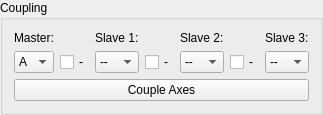
    <widget class="QGroupBox" name="groupBox_5">
     <property name="sizePolicy">
      <sizepolicy hsizetype="Preferred" vsizetype="Maximum">
       <horstretch>0</horstretch>
       <verstretch>0</verstretch>
      </sizepolicy>
     </property>
     <property name="title">
      <string>Coupling</string>
     </property>
     <layout class="QGridLayout" name="gridLayout_10">
      <item row="0" column="0">
       <layout class="QGridLayout" name="gridLayout_9">
        <item row="1" column="4">
         <widget class="QComboBox" name="cmb_slave_2">
          <item>
           <property name="text">
            <string>--</string>
           </property>
          </item>
          <item>
           <property name="text">
            <string>A</string>
           </property>
          </item>
          <item>
           <property name="text">
            <string>B</string>
           </property>
          </item>
          <item>
           <property name="text">
            <string>C</string>
           </property>
          </item>
          <item>
           <property name="text">
            <string>D</string>
           </property>
          </item>
         </widget>
        </item>
        <item row="0" column="4">
         <widget class="QLabel" name="label_7">
          <property name="sizePolicy">
           <sizepolicy hsizetype="Preferred" vsizetype="Maximum">
            <horstretch>0</horstretch>
            <verstretch>0</verstretch>
           </sizepolicy>
          </property>
          <property name="text">
           <string>Slave 2:</string>
          </property>
         </widget>
        </item>
        <item row="0" column="6">
         <widget class="QLabel" name="label_8">
          <property name="sizePolicy">
           <sizepolicy hsizetype="Preferred" vsizetype="Maximum">
            <horstretch>0</horstretch>
            <verstretch>0</verstretch>
           </sizepolicy>
          </property>
          <property name="text">
           <string>Slave 3:</string>
          </property>
         </widget>
        </item>
        <item row="1" column="1">
         <widget class="QCheckBox" name="chb_invert_slv1">
          <property name="sizePolicy">
           <sizepolicy hsizetype="Maximum" vsizetype="Fixed">
            <horstretch>0</horstretch>
            <verstretch>0</verstretch>
           </sizepolicy>
          </property>
          <property name="text">
           <string>-</string>
          </property>
         </widget>
        </item>
        <item row="1" column="3">
         <widget class="QCheckBox" name="chb_invert_slv2">
          <property name="sizePolicy">
           <sizepolicy hsizetype="Maximum" vsizetype="Fixed">
            <horstretch>0</horstretch>
            <verstretch>0</verstretch>
           </sizepolicy>
          </property>
          <property name="text">
           <string>-</string>
          </property>
         </widget>
        </item>
        <item row="1" column="0">
         <widget class="QComboBox" name="cmb_master">
          <item>
           <property name="text">
            <string>A</string>
           </property>
          </item>
          <item>
           <property name="text">
            <string>B</string>
           </property>
          </item>
          <item>
           <property name="text">
            <string>C</string>
           </property>
          </item>
          <item>
           <property name="text">
            <string>D</string>
           </property>
          </item>
         </widget>
        </item>
        <item row="1" column="2">
         <widget class="QComboBox" name="cmb_slave_1">
          <item>
           <property name="text">
            <string>--</string>
           </property>
          </item>
          <item>
           <property name="text">
            <string>A</string>
           </property>
          </item>
          <item>
           <property name="text">
            <string>B</string>
           </property>
          </item>
          <item>
           <property name="text">
            <string>C</string>
           </property>
          </item>
          <item>
           <property name="text">
            <string>D</string>
           </property>
          </item>
         </widget>
        </item>
        <item row="0" column="2">
         <widget class="QLabel" name="label_6">
          <property name="sizePolicy">
           <sizepolicy hsizetype="Preferred" vsizetype="Maximum">
            <horstretch>0</horstretch>
            <verstretch>0</verstretch>
           </sizepolicy>
          </property>
          <property name="text">
           <string>Slave 1:</string>
          </property>
         </widget>
        </item>
        <item row="0" column="0">
         <widget class="QLabel" name="label_5">
          <property name="sizePolicy">
           <sizepolicy hsizetype="Preferred" vsizetype="Maximum">
            <horstretch>0</horstretch>
            <verstretch>0</verstretch>
           </sizepolicy>
          </property>
          <property name="text">
           <string>Master:</string>
          </property>
         </widget>
        </item>
        <item row="1" column="6">
         <widget class="QComboBox" name="cmb_slave_3">
          <item>
           <property name="text">
            <string>--</string>
           </property>
          </item>
          <item>
           <property name="text">
            <string>A</string>
           </property>
          </item>
          <item>
           <property name="text">
            <string>B</string>
           </property>
          </item>
          <item>
           <property name="text">
            <string>C</string>
           </property>
          </item>
          <item>
           <property name="text">
            <string>D</string>
           </property>
          </item>
         </widget>
        </item>
        <item row="1" column="5">
         <widget class="QCheckBox" name="chb_invert_slv3">
          <property name="sizePolicy">
           <sizepolicy hsizetype="Maximum" vsizetype="Fixed">
            <horstretch>0</horstretch>
            <verstretch>0</verstretch>
           </sizepolicy>
          </property>
          <property name="text">
           <string>-</string>
          </property>
         </widget>
        </item>
       </layout>
      </item>
      <item row="1" column="0">
       <widget class="PyDMPushButton" name="pbt_couple">
        <property name="toolTip">
         <string/>
        </property>
        <property name="text">
         <string>Couple Axes</string>
        </property>
        <property name="rules" stdset="0">
         <string>[{&quot;name&quot;: &quot;Enable&quot;, &quot;property&quot;: &quot;Enable&quot;, &quot;expression&quot;: &quot;ch[0]&quot;, &quot;channels&quot;: [{&quot;channel&quot;: &quot;ca://und:AxisA:DriveEnableStatus&quot;, &quot;trigger&quot;: true}]}]</string>
        </property>
        <property name="channel" stdset="0">
         <string>ca://und:EnGeneralCoupling</string>
        </property>
       </widget>
      </item>
     </layout>
    </widget>
